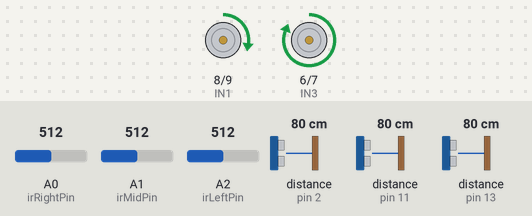
A sketch run on a simulated Arduino Uno, built with avr-gcc and run on an emulated ATmega328P. Shown: motor-driver pin pairs drawn as motors (green arrow = first pin HIGH = forward, orange = second pin HIGH = backward, longer = more drive, scaled by the enable pin). Wiring (inferred from the names in the program): 3 × ultrasonic range finder: trigger pin 3, echo pin 2 / trigger pin 4, echo pin 11 / trigger pin 12, echo pin 13. Inputs (shaded band) come from the test bench; at power-on: distance to the obstacle (sensors on pin 2, pin 11, pin 13) 80 cm, A0 (irRightPin) = 512, A1 (irMidPin) = 512, A2 (irLeftPin) = 512. The echo pulse lasts 58.3 µs per cm.

Above: at 1.2 s.
1.3 s: distance to the obstacle (sensor on pin 2) set to 18 cm
2.8 s: distance to the obstacle (sensor on pin 2) set to 15 cm
At 3.1 s:
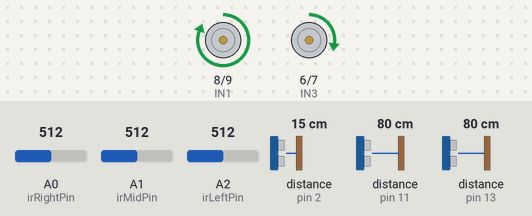
4.3 s: distance to the obstacle (sensor on pin 11) set to 12 cm
5.8 s: distance to the obstacle (sensor on pin 11) set to 9 cm
At 6.7 s:
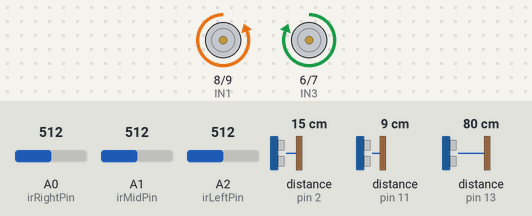
7.3 s: distance to the obstacle (sensor on pin 13) set to 18 cm
8.8 s: distance to the obstacle (sensor on pin 13) set to 15 cm
At 9.3 s:
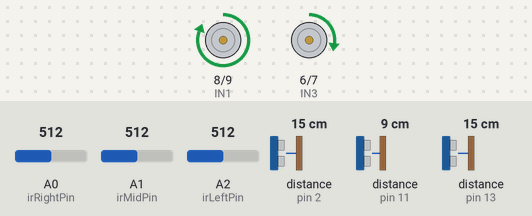
Timing chart, 0 to 11.3 s (numbered marks = the images above; inputs shaded):
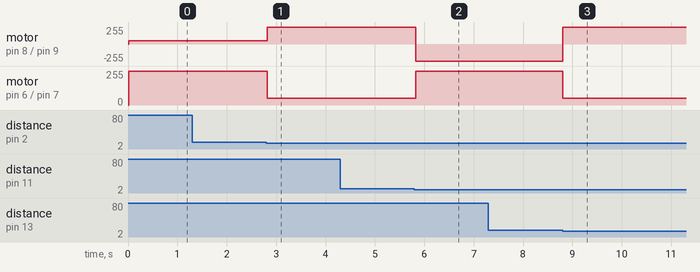

Measured:
- the behaviour switches between 17 and 16 cm on distance to the obstacle (sensor on pin 2) (found by bisection; images 0 and 1)
- the behaviour switches between 11 and 10 cm on distance to the obstacle (sensor on pin 11) (found by bisection; images 1 and 2)
- the behaviour switches between 17 and 16 cm on distance to the obstacle (sensor on pin 13) (found by bisection; images 2 and 3)
- after the input at 1.3 s, every drawn part: stays the same
- after the input at 2.8 s, motor on pin 8 (IN1) / pin 9 (IN2): forward 50/255 → forward 255/255 at once; motor on pin 6 (IN3) / pin 7 (IN4): forward 255/255 → forward 50/255 at once
- after the input at 4.3 s, every drawn part: stays the same
- after the input at 5.8 s, motor on pin 8 (IN1) / pin 9 (IN2): forward 255/255 → backward 255/255 at once; motor on pin 6 (IN3) / pin 7 (IN4): forward 50/255 → forward 255/255 at once
- after the input at 7.3 s, every drawn part: stays the same
- after the input at 8.8 s, motor on pin 8 (IN1) / pin 9 (IN2): backward 255/255 → forward 255/255 at once; motor on pin 6 (IN3) / pin 7 (IN4): forward 255/255 → forward 50/255 at once

The sketch:

masterpiece.ino
```cpp
// === IR Sensor Pins ==
const int trigFront = 4;
const int echoFront = 11;

const int trigLeft  = 3;
const int echoLeft  = 2;

const int trigRight = 12;
const int echoRight = 13;

const int irLeftPin  = A2; // Left IR
const int irMidPin   = A1; // Middle IR
const int irRightPin = A0; // Right IR

// === Motor Driver Pins ===


const int IN1 = 8;   // Right Motor Forward
const int IN2 = 9;   // Right Motor Backward
const int IN3 = 6;   // Left Motor Forward
const int IN4 = 7;   // Left Motor Backward
const int ENA = 5;   // PWM for Right Motor
const int ENB = 10;  // PWM for Left Motor

// === Speed Settings ===
const int baseSpeed = 200;   // Base speed
const int turnSpeed = 0;   // Speed while turning
const int baseSpeed2 = 255;
const int sharpTurnThreshold = 10;
void setup() {
  // Motor pins as output
  pinMode(IN1, OUTPUT);
  pinMode(IN2, OUTPUT);
  pinMode(IN3, OUTPUT);
  pinMode(IN4, OUTPUT);
  pinMode(ENA, OUTPUT);
  pinMode(ENB, OUTPUT);

  // IR sensors as input
  pinMode(irLeftPin, INPUT);
  pinMode(irMidPin, INPUT);
  pinMode(irRightPin, INPUT);

  pinMode(trigFront, OUTPUT); pinMode(echoFront, INPUT);
  pinMode(trigLeft, OUTPUT);  pinMode(echoLeft, INPUT);
  pinMode(trigRight, OUTPUT); pinMode(echoRight, INPUT);

  Serial.begin(9600);
}

void loop() {
  int leftIR  = analogRead(irLeftPin);
  int midIR   = analogRead(irMidPin);
  int rightIR = analogRead(irRightPin);

  // You might need to calibrate this threshold
  int threshold = 500;

  bool leftDetected  = (leftIR  < threshold);  // Black = low value
  bool midDetected   = (midIR   < threshold);
  bool rightDetected = (rightIR < threshold);

  // Logic
  if (midDetected && !leftDetected && !rightDetected) {
    // Perfectly on line
    moveForward(baseSpeed,baseSpeed);
  } else if (leftDetected && !midDetected && !rightDetected) {
    // Line is to the left
  //  moveForward(baseSpeed, turnSpeed);
  sharp(1);
  } else if (rightDetected && !midDetected && !leftDetected) {
    // Line is to the right
  //  moveForward(turnSpeed, baseSpeed);
  sharp(2);
  } else if (leftDetected && midDetected && !rightDetected) {
    // Slight left
    sharp(1);
   //  moveForward(baseSpeed, turnSpeed);
  } else if (rightDetected && midDetected && !leftDetected) {
    // Slight right
    sharp(2);
     //moveForward(turnSpeed, baseSpeed);
  } else if (leftDetected && rightDetected && !midDetected) {
    // Line break or junction
    //moveForward(baseSpeed, baseSpeed);
     moveForward(turnSpeed, baseSpeed);
  } else if (!leftDetected && !midDetected && !rightDetected) {
    // Lost line
   ultra();
    //``stopMotors();
  } else {
    // Default: go forward
    moveForward(baseSpeed, baseSpeed);
  }

  delay(10);
}

// === Motor Control Functions ===
void moveForward(int leftSpeed, int rightSpeed) {
  digitalWrite(IN1, HIGH);
  digitalWrite(IN2, LOW);
  digitalWrite(IN3, HIGH);
  digitalWrite(IN4, LOW);
  analogWrite(ENA, rightSpeed);
  analogWrite(ENB, leftSpeed);
}
void stopMotors() {
  digitalWrite(IN1, LOW);
  digitalWrite(IN2, LOW);
  digitalWrite(IN3, LOW);
  digitalWrite(IN4, LOW);
  analogWrite(ENA, 0);
  analogWrite(ENB, 0);
}
void sharp(int error){
  if(error==1){
    digitalWrite(IN1, HIGH);
  digitalWrite(IN2, LOW);
  digitalWrite(IN3, LOW);
  digitalWrite(IN4, HIGH);
  analogWrite(ENA, baseSpeed-20);
  analogWrite(ENB, baseSpeed-20);
  }
  else if(error==2){
    digitalWrite(IN1, LOW);
  digitalWrite(IN2, HIGH);
  digitalWrite(IN3, HIGH);
  digitalWrite(IN4, LOW);
  analogWrite(ENA, baseSpeed-20);
  analogWrite(ENB, baseSpeed-20);
  }

}
void ultra(){
int frontDist = getDistance(trigFront, echoFront);
  int leftDist = getDistance(trigLeft, echoLeft);
  int rightDist = getDistance(trigRight, echoRight);
  int total = leftDist + rightDist;
 if ((frontDist < sharpTurnThreshold) ) {
  if(total < 30){
     if (leftDist > 15 ) {
      slightRight();
    }
    else if (rightDist > 12 ) {
      slightLeft();
    }
    else {
      moveForward2();
    }
  }
  else {
 if (leftDist > rightDist) {
      sharpLeft();
    } else {
      sharpRight();
    }
  }
   }
  else {
    // Wall-following behavior
   if (leftDist > 15 ) {
      slightRight();
    }
    else if (rightDist > 12 ) {
      slightLeft();
    }
    else {
      moveForward2();
    }
  }

}
int getDistance(int trigPin, int echoPin) {
  digitalWrite(trigPin, LOW);
  delayMicroseconds(2);
  digitalWrite(trigPin, HIGH);
  delayMicroseconds(10);
  digitalWrite(trigPin, LOW);
  long duration = pulseIn(echoPin, HIGH, 30000); // timeout after 30ms
  int distance = duration * 0.034 / 2;
  return constrain(distance, 0, 200); // safety cap
}
void moveForward2() {
  digitalWrite(IN1, HIGH); digitalWrite(IN2, LOW);
  digitalWrite(IN3, HIGH); digitalWrite(IN4, LOW);
  analogWrite(ENA, baseSpeed2);
  analogWrite(ENB, baseSpeed2);
}

void slightLeft() {
  digitalWrite(IN1, HIGH); digitalWrite(IN2, LOW);   // Right forward
  digitalWrite(IN3, HIGH); digitalWrite(IN4, LOW);   // Left forward
  analogWrite(ENA, baseSpeed2);
  analogWrite(ENB, turnSpeed+50);  // Left slower
}

void slightRight() {
  digitalWrite(IN1, HIGH); digitalWrite(IN2, LOW);   // Right forward
  digitalWrite(IN3, HIGH); digitalWrite(IN4, LOW);   // Left forward
  analogWrite(ENA, turnSpeed+50);   // Right slower
  analogWrite(ENB, baseSpeed2);
}

void sharpRight() {
    digitalWrite(IN1, LOW); digitalWrite(IN2, HIGH);   // Right forward
  digitalWrite(IN3, HIGH);  digitalWrite(IN4, LOW);
    // Left forward
  analogWrite(ENA, baseSpeed2);
  analogWrite(ENB, baseSpeed2);
}

void sharpLeft() {
  digitalWrite(IN1, HIGH);  digitalWrite(IN2, LOW);  // Right backward
  digitalWrite(IN3, LOW); digitalWrite(IN4, HIGH);
 // Left backward
  analogWrite(ENA, baseSpeed2);
  analogWrite(ENB, baseSpeed2);
}
```
